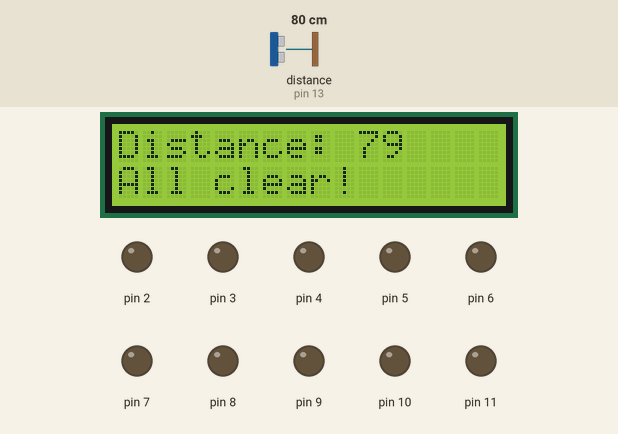
A sketch run on a simulated Arduino Uno, built with avr-gcc and run on an emulated ATmega328P. On the bench: 16×2 character LCD, output pins drawn as LEDs (lit = HIGH). Wiring (inferred from the names in the program): ultrasonic range finder: trigger pin 12; echo pin 13. Dashed ring = blinking. Inputs (shaded band) come from the test bench; at power-on: distance to the obstacle (sensor on pin 13) 80 cm. The echo pulse lasts 58.3 µs per cm; pins used as bus, display or sensor lines are not drawn; what the sketch prints to the serial monitor is not drawn.

Above: at 1.2 s.
1.3 s: distance to the obstacle (sensor on pin 13) set to 2 cm
At 2.9 s:
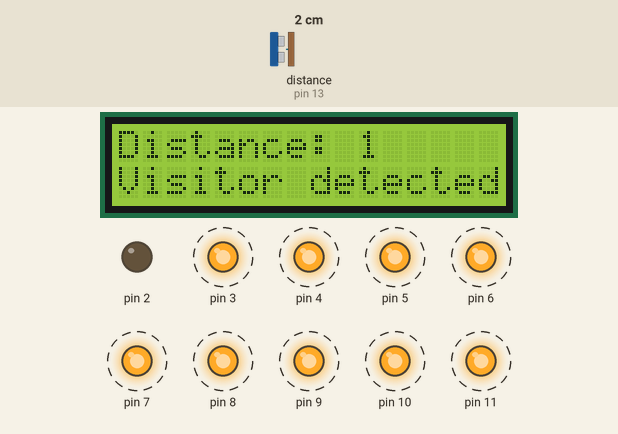
5.6 s: distance to the obstacle (sensor on pin 13) set to 5 cm
At 6.9 s:
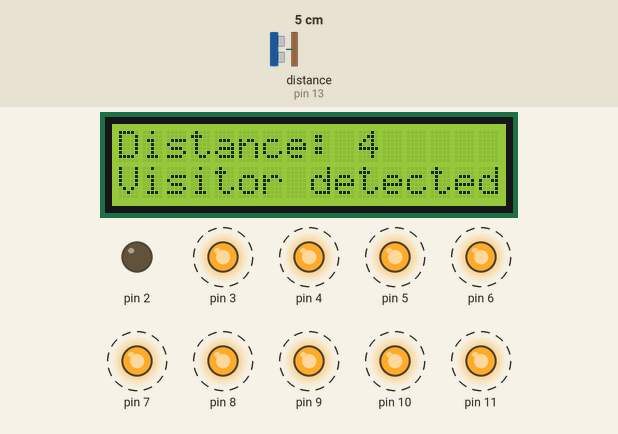
8.3 s: distance to the obstacle (sensor on pin 13) set to 8 cm
At 11.0 s:
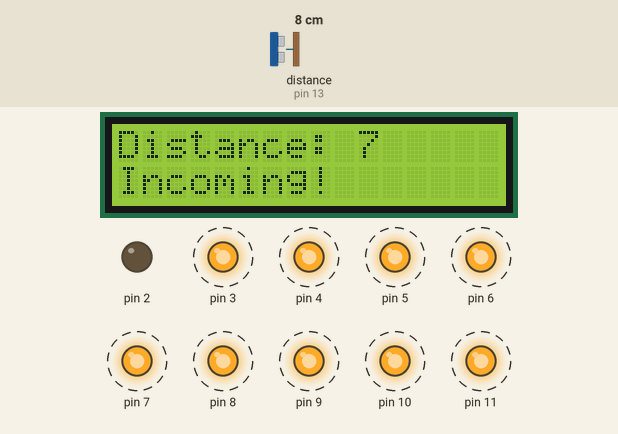
14.3 s: distance to the obstacle (sensor on pin 13) set to 18 cm
At 17.1 s:
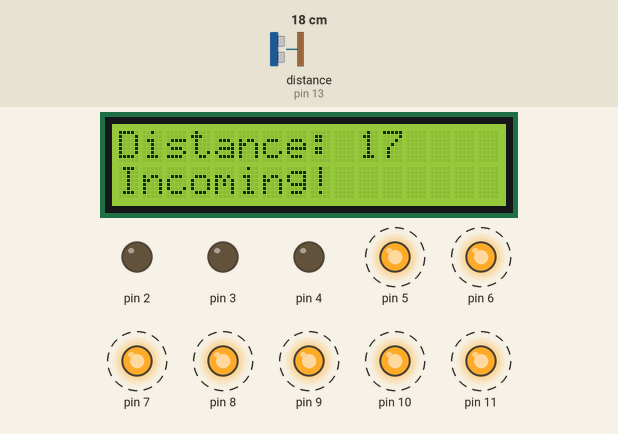
20.3 s: distance to the obstacle (sensor on pin 13) set to 23 cm
At 20.8 s:
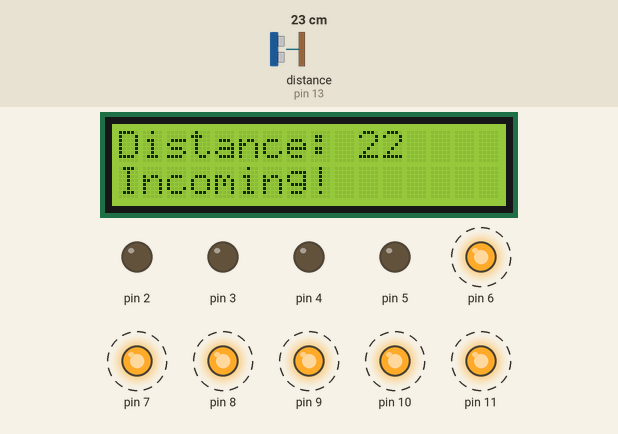
25.9 s: distance to the obstacle (sensor on pin 13) set to 35 cm
At 27.0 s:
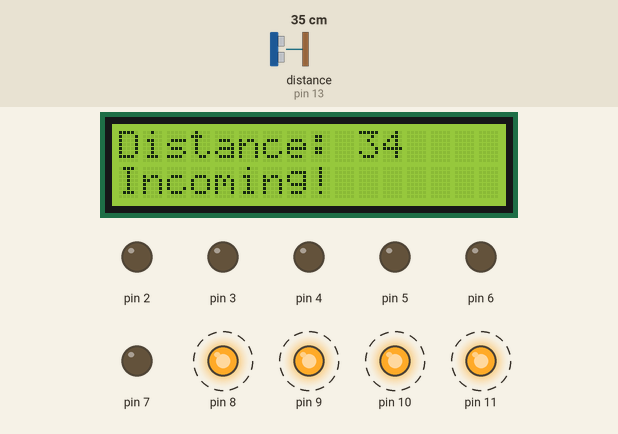
Timing chart, 0 to 32.9 s (numbered marks = the images above; inputs shaded):
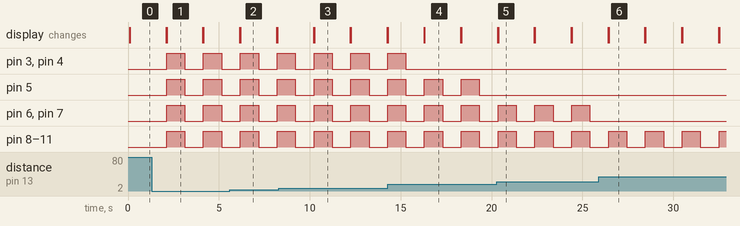

The sketch:

autodoorbell.ino
```cpp
/*
Project Title: Automatic doorbell
Author: Dan Shan
a doorbell that rings when something is within 5 cm away from it
if distance is over 5 cm but less than 50 the lights will be turned on
on and "incoming!" will be displayed indicated something is approaching or leaving
trig pin: digital pin 12
echo pin: digital pin 13
LEDs: digital pins 2 through 13
buzzer: in series with LED connected to pin 2
VCC, GND, SDA & SCL pins are wired accordingly
*/

// Include necessary libraries
#include <Wire.h>
#include <LiquidCrystal_I2C.h>

// Initialize LCD display (16 columns, 2 rows) at I2C address 0x3F
LiquidCrystal_I2C lcd(0x3F, 16, 2);

// Define the pins for the trigger and echo
const int trigPin=12, echoPin=13;

void setup() {
  // Begin the Wire library
  Wire.begin();

  // Begin the LCD
  lcd.begin();

  // Set digital pins 2 through 12 as OUTPUT
  for(int i=2;i<13;i++){
    pinMode(i,OUTPUT);
  }

  // Set the echo pin as INPUT
  pinMode(echoPin, INPUT);

  // Begin the serial communication at 9600 baud rate
  Serial.begin(9600);
}

// Function to blink LEDs based on distance
void blink(int dis){
  // If the distance is less than 6
  if(dis<6){
    // Print "Vistor detected!" on LCD and Serial Monitor
    lcd.print("Visitor detected!");
    Serial.println("Visitor detected!");
  }
  else if(dis<50){
    lcd.print("Incoming!");
    Serial.println("Incoming!");
  }
  else{
    lcd.print("All clear!");
  }

  // Turn on LEDs based on distance
  for(int i=11;i<52;i+=5){ // start at 6 for buzzer otherwise 11 to skip the buzzer
    if(dis<i) digitalWrite(i/5+1,HIGH);
  }

  // Wait for 1 second
  delay(1000);

  // If the distance is less than 6
  if(dis<6){
    // Turn off LED connected to pin 2
    digitalWrite(2, LOW);
  }

  // Turn off LEDs based on distance
  for(int i=6;i<52;i+=5){
    if(dis<i) digitalWrite(i/5+1,LOW);
  }

  // Wait for 1 second
  delay(1000);
}

// Function to display distance on LCD and Serial Monitor
void display(int dis){
  // Print "Distance: " and the distance on Serial Monitor
  Serial.print("Distance: ");
  Serial.println(dis);

  // Print "Distance: " and the distance on LCD
  lcd.print("Distance: ");
  lcd.print(dis);

  // Move the cursor to the beginning of the second line on the LCD
  lcd.setCursor(0,1);
}

// Function to scan the distance
int scan(){
  // Send a short LOW pulse
  digitalWrite(trigPin, LOW);
  delayMicroseconds(4);

  // Send a 20 microseconds HIGH pulse
  digitalWrite(trigPin, HIGH);
  delayMicroseconds(20);
  digitalWrite(trigPin, LOW);

  // Measure the duration of the echo pulse
  long duration = pulseIn(echoPin, HIGH);

  // Calculate the distance based on the speed of sound
  int dis = duration*0.0343/2;

  // Return the distance
  return dis;
}

// Main loop
void loop() {
  // Scan the distance
  int dis = scan();

  // Display the distance
  display(dis);

  // Blink LEDs based on distance
  blink(dis);

  // Clear the LCD
  lcd.clear();
}
```

Measured:
- the behaviour switches between 6 and 7 cm on distance to the obstacle (sensor on pin 13) (found by bisection; images 2 and 3)
- the behaviour switches between 21 and 22 cm on distance to the obstacle (sensor on pin 13) (found by bisection; images 4 and 5)
- after the input at 1.3 s, pin 3–11: alternates HIGH for 1.0 s and LOW for 1.0 s, starting after 0.82 s; the display: first differs from a run without the input after 0.82 s (image 1)
- after the input at 5.6 s, the display: first differs from a run without the input after 0.58 s (image 2)
- after the input at 8.3 s, the display: first differs from a run without the input after 1.9 s (image 3)
- after the input at 14.3 s, pin 3, pin 4: goes on until 15.3 s, then stays LOW; the display: first differs from a run without the input after 2.0 s (image 4)
- after the input at 20.3 s, pin 5: stops changing and stays LOW; the display: first differs from a run without the input after 0.06 s (image 5)
- after the input at 25.9 s, pin 6, pin 7: stops changing and stays LOW; the display: first differs from a run without the input after 0.54 s (image 6)
